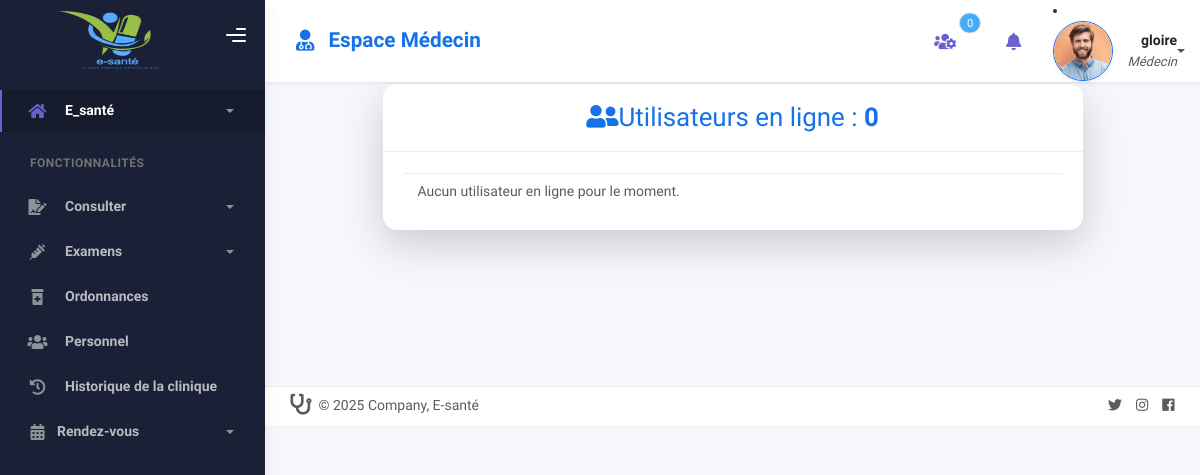
/utilisateurs-en-ligne/ (signed in), run on an earlier commit of the app's database.
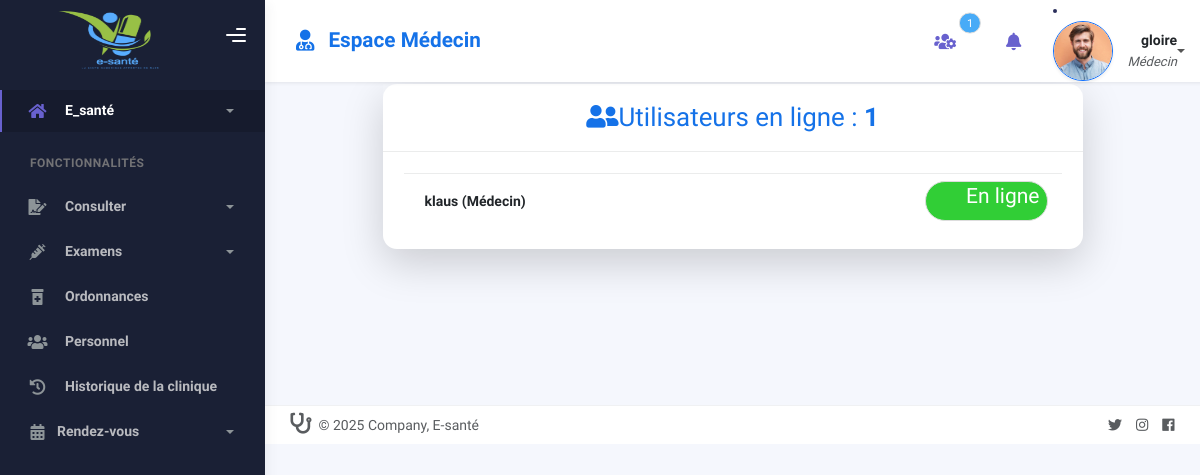
And on a later commit of the database.
### home/models.py (models this page shows, shortened)
class User(AbstractUser):
    role = models.CharField(max_length=20, choices=USER_ROLE_CHOICES, default='accueil')
    def __str__(self):
        return f"{self.username} ({self.get_role_display()})"

### home/views.py (the view)
# urls.py: path('utilisateurs-en-ligne/', proto_views.users_online, name='users_online'),
@login_required
@user_passes_test(lambda u: u.is_superuser or u.role == 'medecin')
def users_online(request):
    active_users = get_connected_users()
    return render(request, 'dashboard/users_online.html', {
        'active_users': active_users,
        'count': active_users.count()
    })

### home/context_processors.py (called while the page is built)
def users_online(request):
    User = get_user_model()
    sessions = Session.objects.filter(expire_date__gte=timezone.now())
    user_ids = []
    for session in sessions:
        data = session.get_decoded()
        uid = data.get('_auth_user_id')
        if uid:
            user_ids.append(uid)
    active_users = User.objects.filter(id__in=user_ids)
    return {
        'active_users': active_users,
        'users_online_count': active_users.count(),
    }

### home/views.py (called while the page is built)
def get_connected_users():
    User = get_user_model()
    sessions = Session.objects.filter(expire_date__gte=now())
    user_ids = []
    for session in sessions:
        data = session.get_decoded()
        if '_auth_user_id' in data:
            user_ids.append(data['_auth_user_id'])
    return User.objects.filter(id__in=user_ids)

### home/templates/dashboard/users_online.html (shortened to what this page needs)
{% extends "dashboard/base.html" %}
{% block content %}
<div class="container py-5">
    <div class="card shadow-lg border-0 rounded-4 mx-auto" style="max-width: 700px;">
        <div class="card-header bg-gradient text-primary text-center" style="background: linear-gradient(45deg, #0d6efd, #6610f2);">
            <h2 class="mb-0">
            <i class="fas fa-user-group "></i>Utilisateurs en ligne : <span class="fw-bold">{{ count }}</span>
            </h2>
        </div>
        <div class="card-body p-4">
            <ul class="list-group list-group-flush">
                {% for user in active_users %}
                    <li class="list-group-item d-flex justify-content-between align-items-center">
                        <div class="d-flex align-items-center gap-2">
                            <span class="fw-semibold">{{ user }}</span>
                        </div>
                        <span class="badge bg-success fs-4 rounded-pill">
                            En ligne
                        </span>
                    </li>
                {% empty %}
                    <li class="list-group-item text-muted text-center">
                        Aucun utilisateur en ligne pour le moment.
                    </li>
                {% endfor %}
            </ul>
        </div>
    </div>
</div>
{% endblock %}

### home/templates/dashboard/base.html (shortened to what the changed rows need)
<!DOCTYPE html>
<html lang="fr">
{% load static %}
<head>
  <link rel="stylesheet" href="https://cdnjs.cloudflare.com/ajax/libs/font-awesome/6.5.0/css/all.min.css " />
  <link rel="stylesheet" href="{% static 'assets/css/bootstrap.min.css' %}" />
  <link rel="stylesheet" href="{% static 'assets/css/plugins.min.css' %}" />
  <link rel="stylesheet" href="{% static 'assets/css/kaiadmin.min.css' %}" />
  <link rel="stylesheet" href="{% static 'assets/css/demo.css' %}" />
</head>
<body class="" {% if request.user.is_docteur %} style="" {% elif request.user.is_infirmiers %} style="background-color:lightgray;" {% endif %}>
<div class="wrapper">
  <div class="main-panel">
    <div class="main-header">
<nav class="navbar navbar-header navbar-expand-lg border-bottom shadow-sm bg-white">
  <div class="container-fluid">
    <ul class="navbar-nav ms-auto align-items-center gap-3">
      <li class="nav-item dropdown">
        <a class="nav-link position-relative" href="#" id="onlineUserDropdown" role="button"
           data-bs-toggle="dropdown" aria-expanded="false" title="Utilisateurs en ligne">
          <i class="fas fa-users-cog fs-5 text-secondary"></i>
          <span id="online-users-count" class="position-absolute top-0 start-100 translate-middle badge rounded-pill bg-info">
            {{ count }}
          </span>
        </a>
      </li>
</ul>
  </div>
</nav>
</div>
    <div class="container-fluid mb-5 py-5">
      {% block content %}{% endblock %}
    </div>
</body>
</html>

What changed in the data, as far as the page shows it:
now on this page (row edited): User: username+role "klaus (Médecin)"
Also different on the page:
{{ count }}: "0" → "1"
text no longer shown: "Aucun utilisateur en ligne pour le moment."
